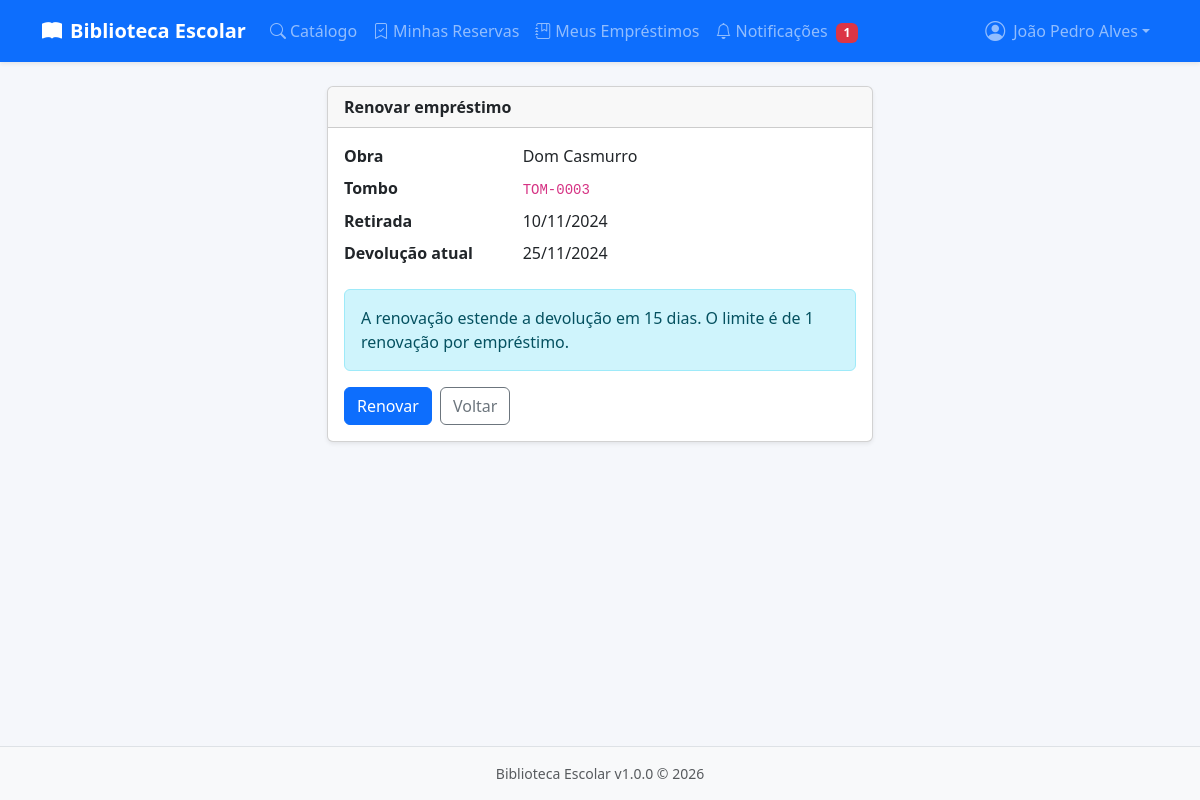
/public/renovar.php?id=1 (signed in), run on the app's committed database.
### tables this page shows
CREATE TABLE IF NOT EXISTS `emprestimos` (
    `id` INT UNSIGNED NOT NULL AUTO_INCREMENT,
    `exemplar_id` INT UNSIGNED NOT NULL,
    `usuario_id` INT UNSIGNED NOT NULL,
    `bibliotecario_id` INT UNSIGNED NOT NULL,
    `data_retirada` DATE NOT NULL,
    `data_prevista_devolucao` DATE NOT NULL,
    `data_devolucao` DATE DEFAULT NULL,
    `renovado` TINYINT(1) NOT NULL DEFAULT 0,
    `dias_atraso` INT UNSIGNED NOT NULL DEFAULT 0,
    `suspensao_aplicada` TINYINT(1) NOT NULL DEFAULT 0,
    `observacoes` TEXT DEFAULT NULL,
    `criado_em` TIMESTAMP NOT NULL DEFAULT CURRENT_TIMESTAMP,
    `atualizado_em` TIMESTAMP NOT NULL DEFAULT CURRENT_TIMESTAMP ON UPDATE CURRENT_TIMESTAMP,
    PRIMARY KEY (`id`),
    KEY `idx_exemplar` (`exemplar_id`),
    KEY `idx_usuario_ativo` (`usuario_id`, `data_devolucao`),
    KEY `idx_atrasados` (`data_prevista_devolucao`, `data_devolucao`),
    CONSTRAINT `fk_emprestimo_exemplar` FOREIGN KEY (`exemplar_id`) REFERENCES `exemplares` (`id`) ON DELETE RESTRICT,
    CONSTRAINT `fk_emprestimo_usuario` FOREIGN KEY (`usuario_id`) REFERENCES `usuarios` (`id`) ON DELETE CASCADE,
    CONSTRAINT `fk_emprestimo_bibliotecario` FOREIGN KEY (`bibliotecario_id`) REFERENCES `usuarios` (`id`) ON DELETE RESTRICT
);

CREATE TABLE IF NOT EXISTS `obras` (
    `id` INT UNSIGNED NOT NULL AUTO_INCREMENT,
    `titulo` VARCHAR(200) NOT NULL,
    `autor` VARCHAR(150) NOT NULL,
    `isbn` VARCHAR(20) DEFAULT NULL,
    `editora` VARCHAR(100) DEFAULT NULL,
    `ano` YEAR DEFAULT NULL,
    `categoria` VARCHAR(80) DEFAULT NULL,
    `sinopse` TEXT DEFAULT NULL,
    `capa` VARCHAR(255) DEFAULT NULL,
    `criado_em` TIMESTAMP NOT NULL DEFAULT CURRENT_TIMESTAMP,
    `atualizado_em` TIMESTAMP NOT NULL DEFAULT CURRENT_TIMESTAMP ON UPDATE CURRENT_TIMESTAMP,
    PRIMARY KEY (`id`),
    KEY `idx_titulo` (`titulo`),
    KEY `idx_autor` (`autor`),
    KEY `idx_categoria` (`categoria`),
    KEY `idx_isbn` (`isbn`)
);

CREATE TABLE IF NOT EXISTS `exemplares` (
    `id` INT UNSIGNED NOT NULL AUTO_INCREMENT,
    `obra_id` INT UNSIGNED NOT NULL,
    `tombo` VARCHAR(30) NOT NULL,
    `status` ENUM('disponivel','emprestado','reservado','manutencao') NOT NULL DEFAULT 'disponivel',
    `localizacao` VARCHAR(80) DEFAULT NULL,
    `observacoes` TEXT DEFAULT NULL,
    `criado_em` TIMESTAMP NOT NULL DEFAULT CURRENT_TIMESTAMP,
    `atualizado_em` TIMESTAMP NOT NULL DEFAULT CURRENT_TIMESTAMP ON UPDATE CURRENT_TIMESTAMP,
    PRIMARY KEY (`id`),
    UNIQUE KEY `uk_tombo` (`tombo`),
    KEY `idx_obra_status` (`obra_id`, `status`),
    CONSTRAINT `fk_exemplar_obra` FOREIGN KEY (`obra_id`) REFERENCES `obras` (`id`) ON DELETE CASCADE
);

### app/helpers/view.php (called while the page is built, shortened)
<?php
function view(string $arquivo, array $dados = []): void {
    extract($dados);
    require VIEWS_PATH . "/{$arquivo}.php";
    require VIEWS_PATH . '/layout.php';
}

### public/renovar.php (called while the page is built, shortened)
<?php
$db = db();
$emprestimoId = (int)($_GET['id'] ?? $_POST['emprestimo_id'] ?? 0);
$stmt = $db->prepare("
    SELECT emp.*, ex.tombo, ex.obra_id, o.titulo
    FROM emprestimos emp
    JOIN exemplares ex ON ex.id = emp.exemplar_id
    JOIN obras o ON o.id = ex.obra_id
    WHERE emp.id = ? AND emp.usuario_id = ?
");
$stmt->execute([$emprestimoId, usuario_id()]);
$emprestimo = $stmt->fetch();
view('renovar', ['titulo' => 'Renovar empréstimo', 'emprestimo' => $emprestimo]);

### app/helpers/functions.php (called while the page is built, shortened)
<?php
function e(string $value): string {
    return htmlspecialchars($value, ENT_QUOTES, 'UTF-8');
}
function url(string $caminho = ''): string {
    $base = rtrim(APP_URL, '/');
    return $base . '/' . ltrim($caminho, '/');
}
function format_date(?string $date, string $format = 'd/m/Y'): string {
    try {
        return (new DateTime($date))->format($format);
    } catch (Exception) {
        return '-';
    }
}

### views/renovar.php (the view, shortened to what this page needs)
<div class="row justify-content-center">
  <div class="col-md-8 col-lg-6">
    <div class="card shadow-sm">
      <div class="card-header fw-semibold">Renovar empréstimo</div>
      <div class="card-body">
        <dl class="row">
          <dt class="col-sm-4">Obra</dt>
          <dd class="col-sm-8"><?= e($emprestimo['titulo']) ?></dd>
          <dt class="col-sm-4">Tombo</dt>
          <dd class="col-sm-8"><code><?= e($emprestimo['tombo']) ?></code></dd>
          <dt class="col-sm-4">Retirada</dt>
          <dd class="col-sm-8"><?= e(format_date($emprestimo['data_retirada'])) ?></dd>
          <dt class="col-sm-4">Devolução atual</dt>
          <dd class="col-sm-8"><?= e(format_date($emprestimo['data_prevista_devolucao'])) ?></dd>
        </dl>
        <div class="alert alert-info">
          A renovação estende a devolução em <?= (int)PRAZO_RENOVACAO_DIAS ?> dias.
          O limite é de <?= (int)MAX_RENOVACOES ?> renovação por empréstimo.
        </div>
        <form method="post" data-confirm="Confirmar a renovação deste empréstimo?">
          <div class="d-flex gap-2">
            <button class="btn btn-primary">Renovar</button>
            <a href="<?= url('meus-emprestimos.php') ?>" class="btn btn-outline-secondary">Voltar</a>
          </div>
        </form>
      </div>
    </div>
  </div>
</div>

### public/assets/css/style.css (style rules this page uses)
:root { --be-primary: #0d6efd; --be-bg: #f5f7fb; }
body { background-color: var(--be-bg); min-height: 100vh; display: flex; flex-direction: column; }

### data on the page
emprestimos: obras.titulo "Dom Casmurro", exemplar.tombo "TOM-0003", data_retirada "10/11/2024", data_prevista_devolucao "25/11/2024"

### other printed values
APP_NAME "Biblioteca Escolar"
$nao_lidas "1"
usuario_logado()['nome'] "João Pedro Alves"
PRAZO_RENOVACAO_DIAS "15"
MAX_RENOVACOES "1"
APP_VERSION "1.0.0"
